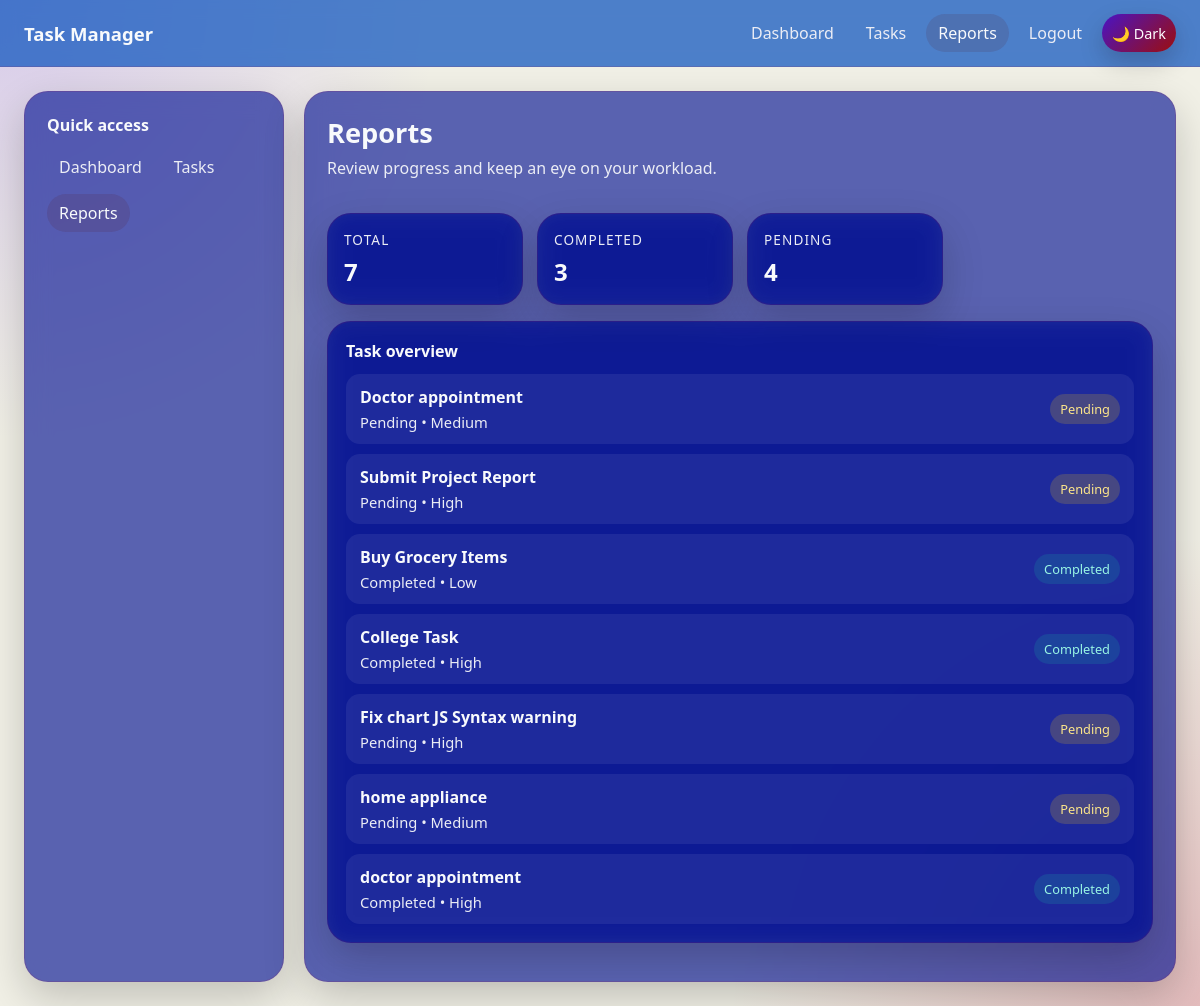
The app's page /reports (signed in) with its own data.
### tables this page shows
CREATE TABLE tasks (
                id INTEGER PRIMARY KEY AUTOINCREMENT,
                user_id INTEGER NOT NULL,
                title TEXT NOT NULL,
                description TEXT,
                priority TEXT NOT NULL DEFAULT 'Medium',
                category TEXT NOT NULL DEFAULT 'Personal',
                due_date TEXT,
                status TEXT NOT NULL DEFAULT 'Pending',
                created_at TEXT NOT NULL,
                FOREIGN KEY(user_id) REFERENCES users(id)
            );

### app.py (the view)
@app.route("/reports")
@login_required
def reports():
    db = get_db()
    tasks = db.execute("SELECT * FROM tasks WHERE user_id = ? ORDER BY created_at DESC", (session["user_id"],)).fetchall()
    completed = [task for task in tasks if task["status"] == "Completed"]
    stats = {
        "total": len(tasks),
        "completed": len(completed),
        "pending": len(tasks) - len(completed),
    }
    return render_template("reports.html", tasks=tasks, stats=stats)

### app.py (called while the page is built)
def get_db():
    if "db" not in g:
        g.db = sqlite3.connect(app.config["DATABASE"])
        g.db.row_factory = sqlite3.Row
    return g.db

def login_required(view):
    @wraps(view)
    def wrapped_view(*args, **kwargs):
        if "user_id" not in session:
            flash("Please log in to continue.", "warning")
            return redirect(url_for("login"))
        return view(*args, **kwargs)
    return wrapped_view

### templates/reports.html
{% extends 'layout.html' %}
{% block content %}
<div class="dashboard-shell">
    <aside class="dashboard-sidebar">
        <h3 class="section-title">Quick access</h3>
        <div class="nav-links">
            <a href="{{ url_for('dashboard') }}">Dashboard</a>
            <a href="{{ url_for('tasks_page') }}">Tasks</a>
            <a class="active" href="{{ url_for('reports') }}">Reports</a>
        </div>
    </aside>
    <section class="dashboard-content">
        <div class="page-header">
            <div>
                <h2 class="page-title">Reports</h2>
                <p class="page-subtitle">Review progress and keep an eye on your workload.</p>
            </div>
        </div>
        <div class="stats-grid">
            <div class="stat-card">
                <div class="stat-label">Total</div>
                <div class="stat-value">{{ stats.total }}</div>
            </div>
            <div class="stat-card">
                <div class="stat-label">Completed</div>
                <div class="stat-value">{{ stats.completed }}</div>
            </div>
            <div class="stat-card">
                <div class="stat-label">Pending</div>
                <div class="stat-value">{{ stats.pending }}</div>
            </div>
        </div>
        <div class="panel-card">
            <h3 class="section-title">Task overview</h3>
            <div class="task-list">
                {% for task in tasks %}
                    <div class="task-item">
                        <div>
                            <strong>{{ task.title }}</strong>
                            <div class="task-meta">{{ task.status }} • {{ task.priority }}</div>
                        </div>
                        <span class="badge {{ task.status.lower() }}">{{ task.status }}</span>
                    </div>
                {% else %}
                    <div class="task-item">No report data yet.</div>
                {% endfor %}
            </div>
        </div>
    </section>
</div>
{% endblock %}

### static/style.css (style rules this page uses)
:root { --bg: #f1f0e6; --panel: rgba(3, 17, 145, 0.637); --text: #f8fafc; --muted: #ebedf5; --accent: #4914c5; --accent-2: #9c0e0e; --border: rgba(150, 13, 77, 0.16); }
* { box-sizing: border-box; }
body { margin: 0; min-height: 100vh; font-family: "Segoe UI", Arial, sans-serif; color: var(--text); background: radial-gradient(circle at top left, rgba(139, 92, 246, 0.25), transparent 28%), radial-gradient(circle at bottom right, rgba(184, 22, 57, 0.24), transparent 30%), var(--bg); }
a { color: inherit; }
.nav-links { display: flex; flex-wrap: wrap; gap: 8px; }
.nav-links a { text-decoration: none; color: var(--muted); padding: 8px 12px; border-radius: 999px; }
.nav-links a.active, .nav-links a:hover { background: rgba(83, 10, 10, 0.12); color: var(--text); }
.glass-card, .dashboard-sidebar, .dashboard-content, .panel-card, .stat-card { background: var(--panel); border: 1px solid var(--border); border-radius: 24px; backdrop-filter: blur(12px); box-shadow: 0 16px 42px rgba(0, 0, 0, 0.2); }
.page-title { font-size: 1.7rem; font-weight: 800; margin: 0 0 6px; }
.page-subtitle, .subtitle { color: var(--muted); margin: 0 0 16px; }
.dashboard-shell { display: grid; grid-template-columns: 260px 1fr; gap: 20px; }
.dashboard-sidebar { padding: 22px; }
.dashboard-content { padding: 22px; }
.page-header { display: flex; justify-content: space-between; align-items: center; gap: 12px; margin-bottom: 18px; }
.stats-grid { display: grid; grid-template-columns: repeat(4, minmax(0, 1fr)); gap: 14px; margin-bottom: 16px; }
.stat-card { padding: 16px; }
.stat-label { color: var(--muted); font-size: 0.85rem; text-transform: uppercase; letter-spacing: 0.08em; }
.stat-value { font-size: 1.5rem; font-weight: 800; margin-top: 6px; }
.panel-card { padding: 18px; margin-bottom: 16px; }
.section-title { font-size: 1rem; font-weight: 700; margin: 0 0 12px; }
.task-list { display: grid; gap: 10px; }
.task-item { display: flex; justify-content: space-between; align-items: center; gap: 12px; padding: 12px 14px; border-radius: 14px; background: rgba(255, 255, 255, 0.07); }
.task-meta { color: var(--muted); font-size: 0.92rem; margin-top: 4px; }
.badge { display: inline-block; padding: 6px 10px; border-radius: 999px; background: rgba(255, 255, 255, 0.1); font-size: 0.8rem; }
.badge.pending { background: rgba(250, 204, 21, 0.18); color: #fde68a; }
.badge.completed { background: rgba(20, 184, 166, 0.18); color: #99f6e4; }

### records on screen
tasks: title "Doctor appointment", status "Pending", priority "Medium"
tasks: title "Submit Project Report", status "Pending", priority "High"
tasks: title "Buy Grocery Items", status "Completed", priority "Low"
tasks: title "College Task", status "Completed", priority "High"
tasks: title "Fix chart JS Syntax warning", status "Pending", priority "High"
tasks: title "home appliance", status "Pending", priority "Medium"
tasks: title "doctor appointment", status "Completed", priority "High"

### other values on screen
{{ stats.total }} "7"
{{ stats.completed }} "3"
{{ stats.pending }} "4"
